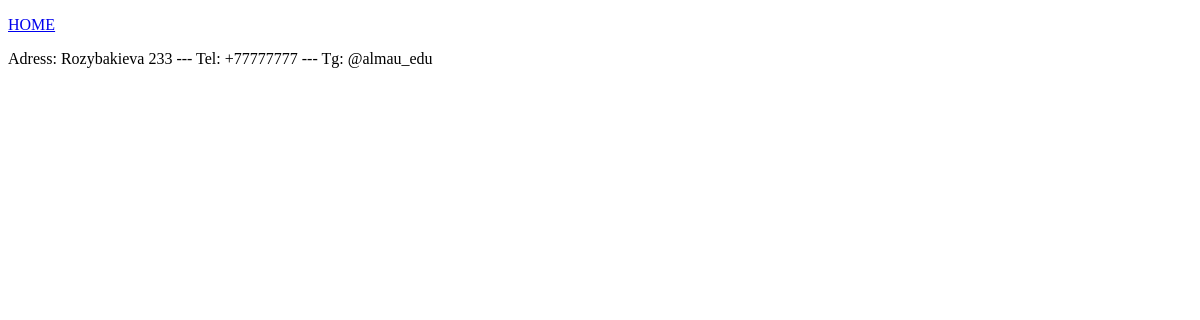
The page /books/ on the database as committed earlier.
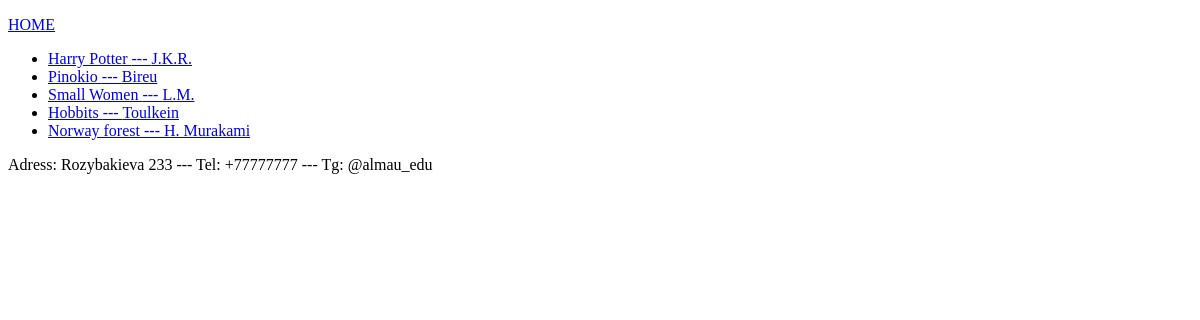
The same page on the database as committed later.
### books/models.py (models this page shows, shortened)
class Book(models.Model):
    title = models.CharField(max_length=128)
    author = models.CharField(max_length=128)
    year = models.DateField(null=True)
    price = models.IntegerField(null=True)

### books/views.py (the view)
# urls.py: path("books/", views.books),
def books(request):
    template = loader.get_template("all_books.html")
    all_books = Book.objects.all()
    my_context = {
        "all_books": all_books
    }
    return HttpResponse(template.render(context=my_context))

### books/templates/all_books.html (shortened to what this page needs)
{% extends 'main.html' %}
{% block content %}
<ul>
    {% for x in all_books %}
        <li><a href="/description/{{ x.id }}">{{ x.title }} --- {{ x.author }}</a></li>
    {% endfor %}
</ul>
{% endblock %}

### books/templates/main.html (shortened to what this page needs)
<!DOCTYPE html>
<html>
<body>
<p><a href="/">HOME</a></p>
{% block content %}
{% endblock %}
<p> Adress: Rozybakieva 233 --- Tel: +77777777 --- Tg: @almau_edu </p>
</body>
</html>

Rows that differ between the two databases and show on the page:
added Book: title "Harry Potter", author "J.K.R."
added Book: title "Pinokio", author "Bireu"
added Book: title "Small Women", author "L.M."
added Book: title "Hobbits", author "Toulkein"
added Book: title "Norway forest", author "H. Murakami"
